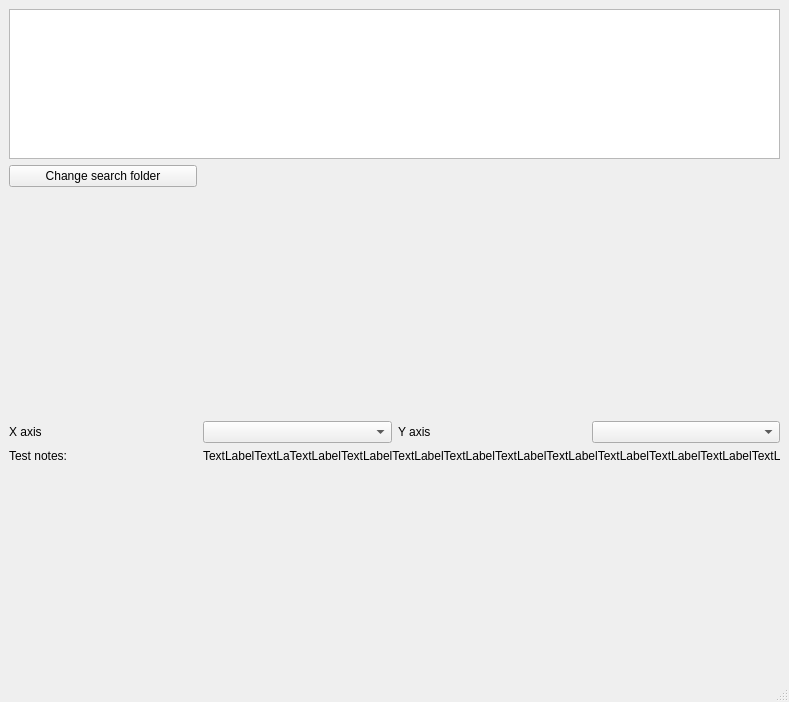
<?xml version="1.0" encoding="UTF-8"?>
<ui version="4.0">
 <class>MainWindow</class>
 <widget class="QMainWindow" name="MainWindow">
  <property name="geometry">
   <rect>
    <x>0</x>
    <y>0</y>
    <width>789</width>
    <height>702</height>
   </rect>
  </property>
  <property name="windowTitle">
   <string>RCBenchmark results</string>
  </property>
  <widget class="QWidget" name="centralwidget">
   <layout class="QGridLayout" name="gridLayout">
    <item row="3" column="0">
     <widget class="QLabel" name="label">
      <property name="text">
       <string>X axis</string>
      </property>
     </widget>
    </item>
    <item row="0" column="0" colspan="4">
     <widget class="QListView" name="listView_files">
      <property name="maximumSize">
       <size>
        <width>16777215</width>
        <height>150</height>
       </size>
      </property>
     </widget>
    </item>
    <item row="3" column="1">
     <widget class="QComboBox" name="comboBox_xaxis">
      <property name="duplicatesEnabled">
       <bool>false</bool>
      </property>
     </widget>
    </item>
    <item row="3" column="3">
     <widget class="QComboBox" name="comboBox_yaxis"/>
    </item>
    <item row="3" column="2">
     <widget class="QLabel" name="label_2">
      <property name="text">
       <string>Y axis</string>
      </property>
     </widget>
    </item>
    <item row="1" column="0">
     <widget class="QPushButton" name="pushButton_changeFolder">
      <property name="text">
       <string>Change search folder</string>
      </property>
     </widget>
    </item>
    <item row="2" column="0" colspan="4">
     <widget class="QWidget" name="widget_plot" native="true">
      <layout class="QVBoxLayout" name="layout_plot"/>
     </widget>
    </item>
    <item row="4" column="0">
     <widget class="QLabel" name="label_3">
      <property name="sizePolicy">
       <sizepolicy hsizetype="Preferred" vsizetype="Minimum">
        <horstretch>0</horstretch>
        <verstretch>0</verstretch>
       </sizepolicy>
      </property>
      <property name="text">
       <string>Test notes:</string>
      </property>
      <property name="alignment">
       <set>Qt::AlignLeading|Qt::AlignLeft|Qt::AlignTop</set>
      </property>
     </widget>
    </item>
    <item row="4" column="1" colspan="3">
     <widget class="QLabel" name="label_notes">
      <property name="sizePolicy">
       <sizepolicy hsizetype="Ignored" vsizetype="Minimum">
        <horstretch>0</horstretch>
        <verstretch>0</verstretch>
       </sizepolicy>
      </property>
      <property name="text">
       <string>&lt;html&gt;&lt;head/&gt;&lt;body&gt;&lt;p&gt;TextLabelTextLaTextLabelTextLabelTextLabelTextLabelTextLabelTextLabelTextLabelTextLabelTextLabelTextLabelTextLabelTextLabelTextLabelTextLabelTextLabelTextLabelTextLabelTextLabelTextLabelTextLabelTextLabelTextLabelTextLabelTextLabelTextLabelTextLabelTextLabelTextLabelTextLabelTextLabelTextLabelTextLabelTextLabelTextLabelTextLabelTextLabelTextLabel&lt;/p&gt;&lt;/body&gt;&lt;/html&gt;</string>
      </property>
      <property name="alignment">
       <set>Qt::AlignLeading|Qt::AlignLeft|Qt::AlignTop</set>
      </property>
      <property name="wordWrap">
       <bool>true</bool>
      </property>
     </widget>
    </item>
   </layout>
  </widget>
  <widget class="QMenuBar" name="menubar">
   <property name="geometry">
    <rect>
     <x>0</x>
     <y>0</y>
     <width>789</width>
     <height>26</height>
    </rect>
   </property>
  </widget>
  <widget class="QStatusBar" name="statusbar"/>
 </widget>
 <resources/>
 <connections/>
</ui>
